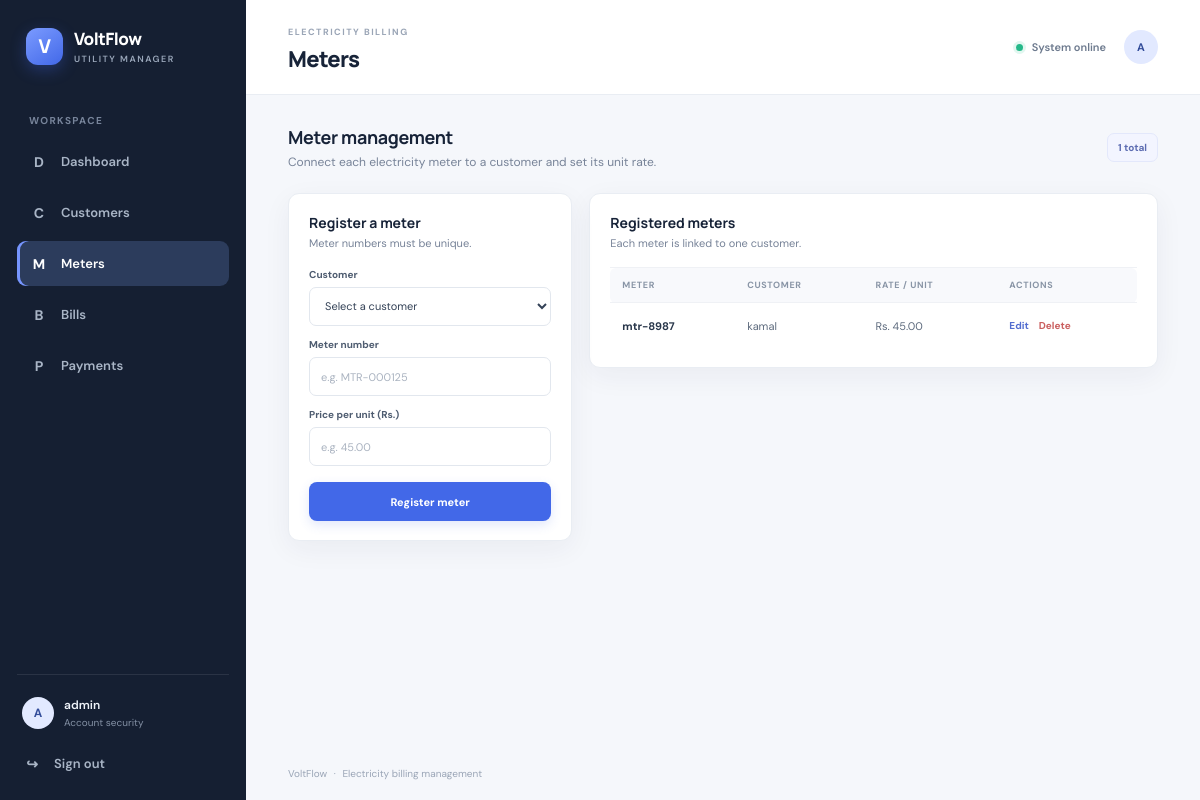
The app's page /electricity_billing/pages/meter.php (signed in) with its own data.
### tables this page shows
CREATE TABLE `meters` (
  `id` int(10) UNSIGNED NOT NULL,
  `customer_id` int(10) UNSIGNED NOT NULL,
  `meter_number` varchar(100) NOT NULL,
  `unit_rate` decimal(10,2) NOT NULL
);

CREATE TABLE `customers` (
  `id` int(10) UNSIGNED NOT NULL,
  `name` varchar(150) NOT NULL,
  `address` varchar(255) NOT NULL,
  `phone` varchar(30) NOT NULL
);

### electricity_billing/pages/meter.php (the view, shortened to what this page needs)
<?php
require_once __DIR__ . '/../config/app.php';
$editing = null;
$customers = $conn->query('SELECT id, name FROM customers ORDER BY name')->fetchAll();
$meters = $conn->query('SELECT m.id, m.customer_id, m.meter_number, m.unit_rate, c.name AS customer_name FROM meters m JOIN customers c ON c.id = m.customer_id ORDER BY m.id DESC')->fetchAll();
?>
<div class="page-intro"><div><h2>Meter management</h2><p>Connect each electricity meter to a customer and set its unit rate.</p></div><span class="count-pill"><?= count($meters) ?> total</span></div>
<div class="management-grid">
    <section class="panel form-panel"><div class="panel-heading"><div><h3><?= $editing ? 'Edit meter' : 'Register a meter' ?></h3><p>Meter numbers must be unique.</p></div></div>
        <?php if (!$customers): ?><div class="notice">Add a customer before registering a meter.</div><a class="button button-primary" href="customer.php">Add customer</a><?php else: ?>
        <form method="post" class="stack-form">
            <label for="customer_id">Customer</label><select id="customer_id" name="customer_id" required><option value="">Select a customer</option></select>
            <label for="meter_number">Meter number</label><input id="meter_number" name="meter_number" maxlength="100" value="<?= e($editing['meter_number'] ?? '') ?>" placeholder="e.g. MTR-000125" required>
            <label for="unit_rate">Price per unit (Rs.)</label><input id="unit_rate" name="unit_rate" type="number" min="0.01" step="0.01" value="<?= e($editing['unit_rate'] ?? '') ?>" placeholder="e.g. 45.00" required>
            <div class="form-actions"><button class="button button-primary" name="action" value="save" type="submit"><?= $editing ? 'Save changes' : 'Register meter' ?></button></div>
        </form><?php endif; ?>
    </section>
    <section class="panel directory-panel"><div class="panel-heading"><div><h3>Registered meters</h3><p>Each meter is linked to one customer.</p></div></div>
        <?php if (!$meters): ?><div class="empty-state compact"><strong>No meters registered</strong><p>Register a meter to start generating bills.</p></div><?php else: ?>
        <div class="table-wrap"><table><thead><tr><th>Meter</th><th>Customer</th><th>Rate / unit</th><th>Actions</th></tr></thead><tbody><?php foreach ($meters as $meter): ?>
            <tr><td class="table-strong"><?= e($meter['meter_number']) ?></td><td><?= e($meter['customer_name']) ?></td><td>Rs. <?= number_format((float) $meter['unit_rate'], 2) ?></td><td class="actions"><a class="row-action" href="meter.php?edit=<?= (int) $meter['id'] ?>">Edit</a><form method="post" class="inline-form" data-confirm="Delete this meter? Meters with bills cannot be deleted."><input type="hidden" name="csrf_token" value="<?= e(csrf_token()) ?>"><input type="hidden" name="id" value="<?= (int) $meter['id'] ?>"><button class="row-action row-danger" name="action" value="delete" type="submit">Delete</button></form></td></tr>
        <?php endforeach; ?></tbody></table></div><?php endif; ?>
    </section>
</div>

### electricity_billing/assets/css/style.css (style rules this page uses)
:root { --ink: #172338; --muted: #778398; --line: #e9edf3; --paper: #ffffff; --canvas: #f5f7fb; --blue: #4268e8; --blue-dark: #3457d5; --green: #168b65; --sidebar: #151f32; --sidebar-muted: #9ba8bb; --shadow: 0 8px 28px rgba(29, 45, 73, .055); }
* { box-sizing: border-box; }
body { margin: 0; font-family: "DM Sans", "Segoe UI", sans-serif; color: var(--ink); background: var(--canvas); font-size: 14px; }
a { color: inherit; text-decoration: none; }
button, input, textarea, select { font: inherit; }
button { cursor: pointer; }
.app-body { min-height: 100vh; }
.welcome-row, .page-intro { display: flex; align-items: center; justify-content: space-between; gap: 18px; margin-bottom: 23px; }
.welcome-row h2, .page-intro h2 { margin: 0 0 5px; font: 700 18px "Manrope", sans-serif; letter-spacing: -.35px; }
.welcome-row p, .page-intro p, .panel-heading p { margin: 0; color: var(--muted); font-size: 12px; }
.button { min-height: 39px; display: inline-flex; justify-content: center; align-items: center; gap: 8px; padding: 0 15px; border: 1px solid transparent; border-radius: 8px; font-size: 11px; font-weight: 700; transition: .16s ease; white-space: nowrap; }
.button-primary { color: #fff; background: var(--blue); box-shadow: 0 4px 11px rgba(66, 104, 232, .16); }
.stat-card, .panel { border: 1px solid var(--line); border-radius: 11px; background: var(--paper); box-shadow: var(--shadow); }
.panel { margin-bottom: 19px; padding: 19px 20px; }
.panel-heading { display: flex; align-items: center; justify-content: space-between; gap: 12px; margin-bottom: 17px; }
.panel-heading h3 { margin: 0 0 4px; font: 700 14px "Manrope", sans-serif; }
.panel-heading p { font-size: 11px; }
.table-wrap { width: 100%; overflow-x: auto; }
table { width: 100%; border-collapse: collapse; text-align: left; white-space: nowrap; }
th { padding: 11px 12px; color: #8995a6; background: #f8f9fc; border-top: 1px solid #eff1f5; border-bottom: 1px solid #eff1f5; font-size: 9px; font-weight: 700; letter-spacing: .65px; text-transform: uppercase; }
th:first-child { border-radius: 6px 0 0 6px; }
th:last-child { border-radius: 0 6px 6px 0; }
td { padding: 13px 12px; border-bottom: 1px solid #f0f2f6; color: #5d6a7d; font-size: 11px; }
tbody tr:last-child td { border-bottom: 0; }
.table-strong { color: #28364a; font-weight: 700; }
.count-pill { padding: 7px 10px; color: #5d6db2; border: 1px solid #e3e8fb; border-radius: 7px; background: #f3f5ff; font-size: 10px; font-weight: 700; white-space: nowrap; }
.management-grid { display: grid; grid-template-columns: minmax(260px, .8fr) minmax(0, 1.6fr); align-items: start; gap: 17px; }
.management-grid .panel { min-width: 0; }
.form-panel { position: sticky; top: 16px; }
.stack-form { display: flex; flex-direction: column; }
label { margin: 12px 0 6px; color: #4e5c70; font-size: 10px; font-weight: 700; }
.stack-form label:first-of-type { margin-top: 1px; }
input, textarea, select { width: 100%; min-height: 39px; padding: 9px 11px; color: #344257; border: 1px solid #e2e7ee; border-radius: 7px; outline: none; background: #fff; font-size: 11px; transition: border-color .15s, box-shadow .15s; }
input::placeholder, textarea::placeholder { color: #aab3c0; }
.form-actions { display: flex; gap: 8px; margin-top: 16px; }
.form-actions .button { flex: 1; }
.actions { display: flex; align-items: center; gap: 10px; }
.row-action { padding: 3px 0; color: #526dd0; border: 0; background: none; font-size: 10px; font-weight: 700; }
.row-danger { color: #ca5f5f; }
.inline-form { display: inline; }

### records on screen
meters: meter_number "mtr-8987", customer.name "kamal", unit_rate "45.00"

### other values on screen
substr($item[0], 0, 1) "D"
$item[0] "Dashboard"
substr($item[0], 0, 1) "C"
$item[0] "Customers"
substr($item[0], 0, 1) "M"
$item[0] "Meters"
substr($item[0], 0, 1) "B"
$item[0] "Bills"
substr($item[0], 0, 1) "P"
$item[0] "Payments"
substr($_SESSION['user'], 0, 1) "A"
$_SESSION['user'] "admin"
$title "Meters"
count($meters) "1"
